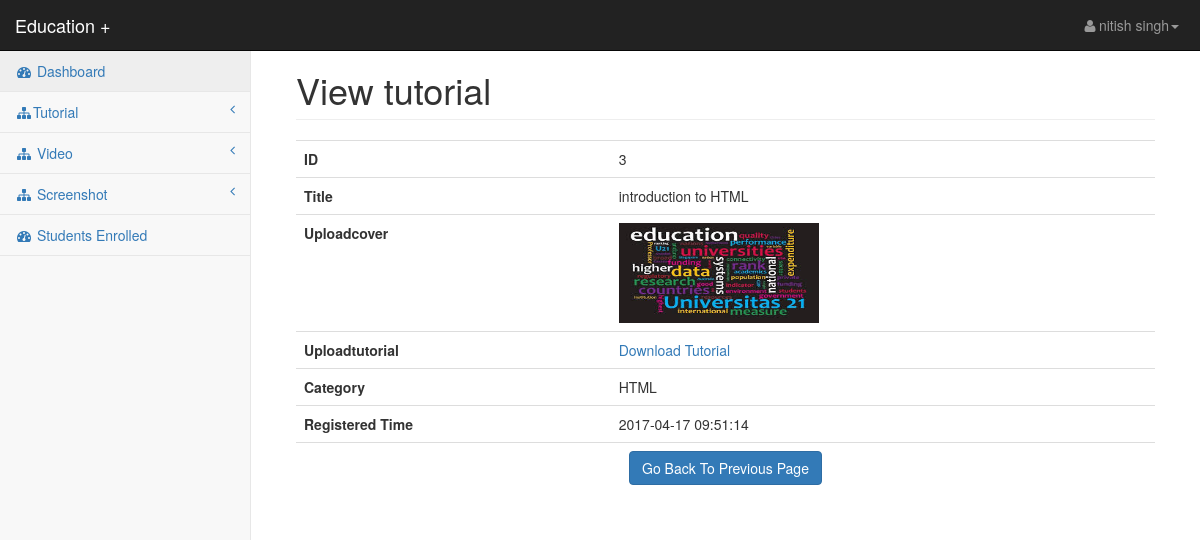
/StudyPlus/expert/view_tutorial.php?z=3 (signed in), run on the app's committed database.
### tables this page shows
CREATE TABLE `tutorial` (
  `tutorial_id` int(100) NOT NULL,
  `tutorial_title` varchar(20) NOT NULL,
  `tutorial_uploadcover` varchar(50) NOT NULL,
  `tutorial_uploadtutorial` varchar(50) NOT NULL,
  `tutorial_category` varchar(50) NOT NULL,
  `tutorial_uploaded_by` varchar(100) NOT NULL,
  `time` timestamp NOT NULL DEFAULT CURRENT_TIMESTAMP ON UPDATE CURRENT_TIMESTAMP
);

### StudyPlus/expert/view_tutorial.php (the view)
<?php require 'header_files.php'; ?>
<body>
<div id="wrapper">
    <?php require 'menu.php'; ?>
    <div id="page-wrapper">
        <div class="container-fluid">
            <div class="row">
                <div class="col-lg-12">
                    <h1 class="page-header">View tutorial</h1>
                </div>
            </div>
			<table class="table">
				<?php
				$id=$_GET['z'];
				if($id=="")
				{
					echo "<script>alert('Invalid ID'); window.location='manage_tutorial.php';</script>";
				}
				else
				{
					$q="select * from tutorial where tutorial_id='$id'";
					$chk=$conn->query($q);
					while($r=$chk->fetch_assoc())
					{
				?>
						<tr>
							<th>ID</th>
							<td><?php echo $r['tutorial_id']; ?></td>
						</tr>
						<tr>
							<th>Title</th>
							<td><?php echo $r['tutorial_title']; ?></td>
						</tr>
						<tr>
							<th>Uploadcover</th>
							<td><img src="../admin/upload_cover/<?php echo $r['tutorial_uploadcover']; ?>" height='100px' width='200px'></td>
						</tr>
						<tr>
							<th>Uploadtutorial</th>
							<td><a href="../admin/upload_tutorial/<?php echo $r['tutorial_uploadtutorial']; ?>">Download Tutorial</a></td>
						</tr>
						<tr>
							<th>Category</th>
							<td><?php echo $r['tutorial_category']; ?></td>
						</tr>
						<tr>
							<th>Registered Time</th>
							<td><?php echo $r['time']; ?></td>
						</tr>
						<tr>
							<td colspan="2" align="center">
								<a href="manage_tutorial.php" class="btn btn-primary">Go Back To Previous Page</a>
							</td>
						</tr>
				<?php
					}
				}
				?>
			</table>
        </div>
    </div>
</div>
</body>
</html>

### StudyPlus/expert/css/startmin.css (style rules this page uses)
body { background-color: #f8f8f8; }
#wrapper { width: 100%; }
#page-wrapper { padding: 30px 15px 0 15px; min-height: 568px; background-color: #fff; }
@media (min-width:768px) { #page-wrapper { position: inherit; margin-left: 250px; padding: 30px 30px 0 30px; border-left: 1px solid #e7e7e7; } }

### data on the page
tutorial: tutorial_id "3", tutorial_title "introduction to HTML", tutorial_uploadcover (picture), tutorial_category "HTML", time "2017-04-17 09:51:14"

### other printed values
$_SESSION['e_name'] "nitish singh"
